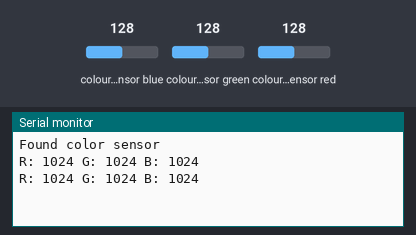
Simulated run of this sketch. Board: Arduino Uno, built with avr-gcc and run on an emulated ATmega328P. Shown: the last lines printed to the serial monitor. Inputs (shaded band) come from the test bench; at power-on: colour sensor blue 128, colour sensor green 128, colour sensor red 128.

Above: at 1.9 s.
2.0 s: colour sensor blue set to 5
At 2.5 s:
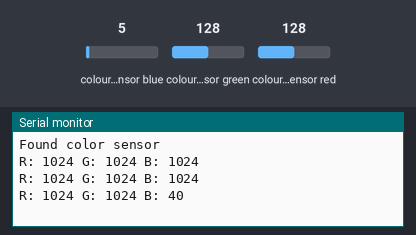
3.5 s: colour sensor green set to 5
At 4.8 s:
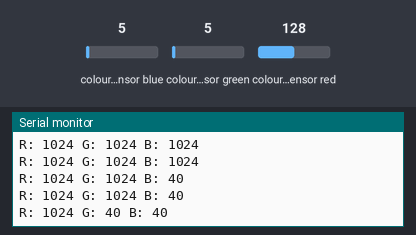
5.0 s: colour sensor red set to 5
At 5.6 s:
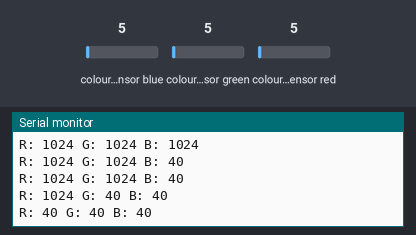

The sketch:

ArduinoColor.ino
```cpp
#include <Wire.h>
#include <Adafruit_TCS34725.h>

Adafruit_TCS34725 tcs = Adafruit_TCS34725(TCS34725_INTEGRATIONTIME_50MS, TCS34725_GAIN_4X);

void setup() {
  Serial.begin(9600);
  if (tcs.begin()) {
    Serial.println("Found color sensor");
  } else {
    Serial.println("Color sensor not found");
    while (1);
  }
}

void loop() {
  uint16_t r, g, b, c;
  tcs.getRawData(&r, &g, &b, &c);

  Serial.print("R: "); Serial.print(r);
  Serial.print(" G: "); Serial.print(g);
  Serial.print(" B: "); Serial.print(b);

  Serial.println();
  delay(1000); // Adjust the delay as per your requirement
}
```

Measured:
- after the input at 2.0 s, the serial monitor: prints a new line after 0.15 s (image 1)
- after the input at 3.5 s, the serial monitor: prints a new line after 0.75 s (image 2)
- after the input at 5.0 s, the serial monitor: prints a new line after 0.31 s (image 3)
